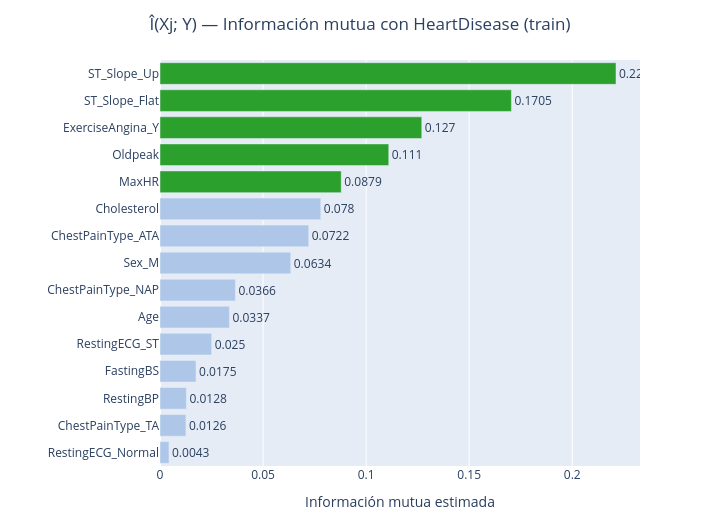

Source (notebook cell):
### Code cell
# Índices de columna para cada subconjunto
idx_M1 = [feature_names.index(v) for v in vars_M1]
idx_M2 = [feature_names.index(v) for v in vars_M2]
idx_M3 = [feature_names.index(v) for v in vars_M3]

X_train_M1, X_test_M1 = X_train[:, idx_M1], X_test[:, idx_M1]
X_train_M2, X_test_M2 = X_train[:, idx_M2], X_test[:, idx_M2]
X_train_M3, X_test_M3 = X_train[:, idx_M3], X_test[:, idx_M3]

# Gráfico de barras del ranking
colores = ["#08306b"] * K + ["#6baed6"] * (len(vars_M2) - K if K > len(vars_M2) else 0)
colores = (
    ["#2ca02c"] * K  # top-k (M2) → verde
    + ["#aec7e8"] * (len(feature_names) - K)  # resto → azul claro
)

fig = go.Figure(
    go.Bar(
        x=df_mi["IM"],
        y=df_mi["variable"],
        orientation="h",
        marker_color=colores,
        text=df_mi["IM"].round(4),
        textposition="outside",
    )
)

fig.update_layout(
    title=dict(text="Î(Xj; Y) — Información mutua con HeartDisease (train)", x=0.5, xanchor="center"),
    xaxis_title="Información mutua estimada",
    yaxis=dict(autorange="reversed"),
    height=520,
    width=720,
    margin=dict(l=160, r=80, t=60, b=50),
)
fig.show()

### Figure 1 — Plotly figure (JSON) as saved in the notebook; plotly's stock layout.template omitted (floating-point values rounded to 4 significant figures)
{"data": [{"marker": {"color": ["#2ca02c", "#2ca02c", "#2ca02c", "#2ca02c", "#2ca02c", "#aec7e8", "#aec7e8", "#aec7e8", "#aec7e8", "#aec7e8", "#aec7e8", "#aec7e8", "#aec7e8", "#aec7e8", "#aec7e8"]}, "orientation": "h", "text": [0.2212, 0.1705, 0.127, 0.111, 0.0879, 0.078, 0.0722, 0.0634, 0.0366, 0.0337, 0.025, 0.0175, 0.0128, 0.0126, 0.0043], "textposition": "outside", "type": "bar", "x": [0.2212, 0.1705, 0.127, 0.111, 0.08793, 0.07801, 0.07216, 0.06344, 0.03658, 0.03368, 0.02505, 0.01748, 0.01282, 0.01256, 0.004345], "y": ["ST_Slope_Up", "ST_Slope_Flat", "ExerciseAngina_Y", "Oldpeak", "MaxHR", "Cholesterol", "ChestPainType_ATA", "Sex_M", "ChestPainType_NAP", "Age", "RestingECG_ST", "FastingBS", "RestingBP", "ChestPainType_TA", "RestingECG_Normal"]}], "layout": {"height": 520, "margin": {"b": 50, "l": 160, "r": 80, "t": 60}, "title": {"text": "Î(Xj; Y) — Información mutua con HeartDisease (train)", "x": 0.5, "xanchor": "center"}, "width": 720, "xaxis": {"title": {"text": "Información mutua estimada"}}, "yaxis": {"autorange": "reversed"}}}
